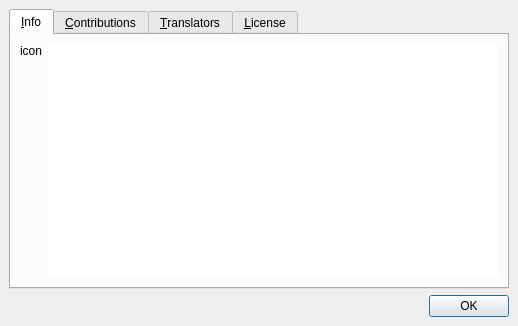
<?xml version="1.0" encoding="UTF-8"?>
<ui version="4.0">
 <class>Gui::TAbout</class>
 <widget class="QDialog" name="Gui::TAbout">
  <property name="geometry">
   <rect>
    <x>0</x>
    <y>0</y>
    <width>518</width>
    <height>326</height>
   </rect>
  </property>
  <property name="windowTitle">
   <string>About WZPlayer</string>
  </property>
  <layout class="QVBoxLayout">
   <property name="spacing">
    <number>6</number>
   </property>
   <property name="margin">
    <number>9</number>
   </property>
   <item>
    <widget class="QTabWidget" name="tab_widget">
     <property name="tabShape">
      <enum>QTabWidget::Rounded</enum>
     </property>
     <property name="currentIndex">
      <number>0</number>
     </property>
     <widget class="QWidget" name="info_tab">
      <attribute name="title">
       <string>&amp;Info</string>
      </attribute>
      <layout class="QHBoxLayout">
       <property name="spacing">
        <number>6</number>
       </property>
       <property name="margin">
        <number>9</number>
       </property>
       <item>
        <layout class="QVBoxLayout">
         <property name="spacing">
          <number>6</number>
         </property>
         <property name="margin">
          <number>0</number>
         </property>
         <item>
          <widget class="QLabel" name="logo">
           <property name="text">
            <string>icon</string>
           </property>
          </widget>
         </item>
         <item>
          <spacer>
           <property name="orientation">
            <enum>Qt::Vertical</enum>
           </property>
           <property name="sizeHint" stdset="0">
            <size>
             <width>20</width>
             <height>111</height>
            </size>
           </property>
          </spacer>
         </item>
        </layout>
       </item>
       <item>
        <widget class="QTextBrowser" name="info">
         <property name="frameShape">
          <enum>QFrame::NoFrame</enum>
         </property>
         <property name="frameShadow">
          <enum>QFrame::Plain</enum>
         </property>
         <property name="openExternalLinks">
          <bool>true</bool>
         </property>
        </widget>
       </item>
      </layout>
     </widget>
     <widget class="QWidget" name="contributions_tab">
      <attribute name="title">
       <string>&amp;Contributions</string>
      </attribute>
      <layout class="QHBoxLayout">
       <property name="spacing">
        <number>6</number>
       </property>
       <property name="margin">
        <number>9</number>
       </property>
       <item>
        <layout class="QVBoxLayout">
         <property name="spacing">
          <number>6</number>
         </property>
         <property name="margin">
          <number>0</number>
         </property>
         <item>
          <widget class="QLabel" name="contrib_icon">
           <property name="text">
            <string>icon</string>
           </property>
          </widget>
         </item>
         <item>
          <spacer>
           <property name="orientation">
            <enum>Qt::Vertical</enum>
           </property>
           <property name="sizeHint" stdset="0">
            <size>
             <width>20</width>
             <height>111</height>
            </size>
           </property>
          </spacer>
         </item>
        </layout>
       </item>
       <item>
        <widget class="QTextBrowser" name="contributions">
         <property name="frameShape">
          <enum>QFrame::NoFrame</enum>
         </property>
         <property name="frameShadow">
          <enum>QFrame::Plain</enum>
         </property>
         <property name="openExternalLinks">
          <bool>true</bool>
         </property>
        </widget>
       </item>
      </layout>
     </widget>
     <widget class="QWidget" name="translations_tab">
      <attribute name="title">
       <string>&amp;Translators</string>
      </attribute>
      <layout class="QHBoxLayout">
       <property name="spacing">
        <number>6</number>
       </property>
       <property name="margin">
        <number>9</number>
       </property>
       <item>
        <layout class="QVBoxLayout">
         <property name="spacing">
          <number>6</number>
         </property>
         <property name="margin">
          <number>0</number>
         </property>
         <item>
          <widget class="QLabel" name="translators_icon">
           <property name="text">
            <string>icon</string>
           </property>
          </widget>
         </item>
         <item>
          <spacer>
           <property name="orientation">
            <enum>Qt::Vertical</enum>
           </property>
           <property name="sizeHint" stdset="0">
            <size>
             <width>20</width>
             <height>111</height>
            </size>
           </property>
          </spacer>
         </item>
        </layout>
       </item>
       <item>
        <widget class="QTextBrowser" name="translators">
         <property name="frameShape">
          <enum>QFrame::NoFrame</enum>
         </property>
         <property name="frameShadow">
          <enum>QFrame::Plain</enum>
         </property>
         <property name="openExternalLinks">
          <bool>true</bool>
         </property>
        </widget>
       </item>
      </layout>
     </widget>
     <widget class="QWidget" name="license_tab">
      <attribute name="title">
       <string>&amp;License</string>
      </attribute>
      <layout class="QHBoxLayout">
       <property name="spacing">
        <number>6</number>
       </property>
       <property name="margin">
        <number>9</number>
       </property>
       <item>
        <layout class="QVBoxLayout">
         <property name="spacing">
          <number>6</number>
         </property>
         <property name="margin">
          <number>0</number>
         </property>
         <item>
          <widget class="QLabel" name="license_icon">
           <property name="text">
            <string>icon</string>
           </property>
          </widget>
         </item>
         <item>
          <spacer>
           <property name="orientation">
            <enum>Qt::Vertical</enum>
           </property>
           <property name="sizeHint" stdset="0">
            <size>
             <width>20</width>
             <height>111</height>
            </size>
           </property>
          </spacer>
         </item>
        </layout>
       </item>
       <item>
        <widget class="QTextBrowser" name="license">
         <property name="frameShape">
          <enum>QFrame::NoFrame</enum>
         </property>
         <property name="frameShadow">
          <enum>QFrame::Plain</enum>
         </property>
         <property name="openExternalLinks">
          <bool>true</bool>
         </property>
        </widget>
       </item>
      </layout>
     </widget>
    </widget>
   </item>
   <item>
    <widget class="QDialogButtonBox" name="buttonBox">
     <property name="orientation">
      <enum>Qt::Horizontal</enum>
     </property>
     <property name="standardButtons">
      <set>QDialogButtonBox::Ok</set>
     </property>
    </widget>
   </item>
  </layout>
 </widget>
 <tabstops>
  <tabstop>tab_widget</tabstop>
  <tabstop>info</tabstop>
  <tabstop>buttonBox</tabstop>
  <tabstop>contributions</tabstop>
  <tabstop>translators</tabstop>
  <tabstop>license</tabstop>
 </tabstops>
 <resources/>
 <connections>
 </connections>
</ui>
